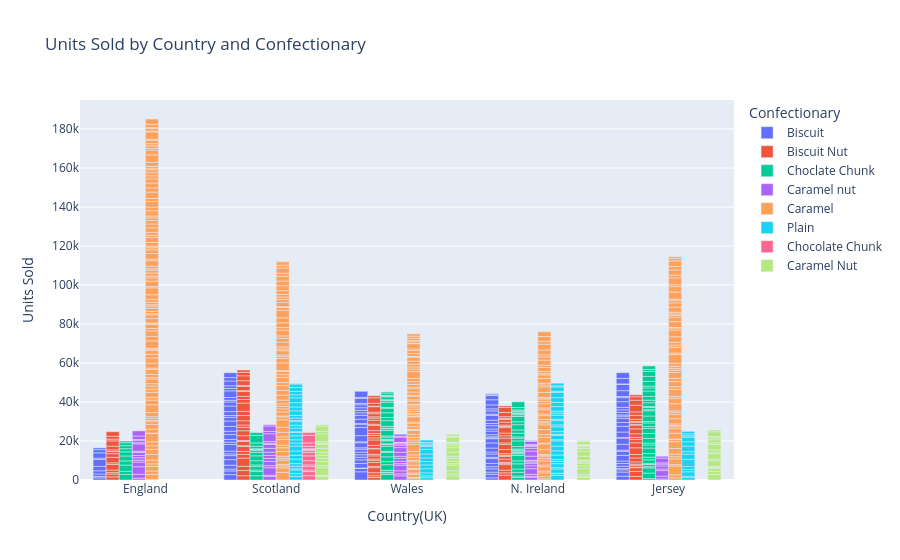

Notebook source saved alongside this figure:
### Code cell
# 7. Grouped bar chart (Units Sold)
fig = px.bar(df, x="Country(UK)", y="Units Sold", color="Confectionary", barmode="group",
             title="Units Sold by Country and Confectionary")
fig.show()

### Figure 1 — Plotly figure (JSON) as saved in the notebook; plotly's stock layout.template omitted (floating-point values rounded to 4 significant figures; data arrays with more than 128 entries replaced by an {"elided": "..."} marker saying what was removed)
{"data": [{"alignmentgroup": "True", "hovertemplate": "Confectionary=Biscuit<br>Country(UK)=%{x}<br>Units Sold=%{y}<extra></extra>", "legendgroup": "Biscuit", "marker": {"color": "#636efa", "pattern": {"shape": ""}}, "name": "Biscuit", "offsetgroup": "Biscuit", "orientation": "v", "showlegend": true, "textposition": "auto", "type": "bar", "x": ["England", "England", "England", "England", "England", "England", "England", "England", "England", "England", "Scotland", "Scotland", "Scotland", "Scotland", "Scotland", "Scotland", "Scotland", "Scotland", "Scotland", "Scotland", "Scotland", "Scotland", "Scotland", "Scotland", "Wales", "Wales", "Wales", "Wales", "Wales", "Wales", "Wales", "Wales", "Wales", "Wales", "Wales", "Wales", "Wales", "N. Ireland", "N. Ireland", "N. Ireland", "N. Ireland", "N. Ireland", "N. Ireland", "N. Ireland", "N. Ireland", "N. Ireland", "N. Ireland", "N. Ireland", "N. Ireland", "N. Ireland", "N. Ireland", "N. Ireland", "Jersey", "Jersey", "Jersey", "Jersey", "Jersey", "Jersey", "Jersey", "Jersey", "Jersey", "Jersey", "Jersey", "Jersey", "Jersey", "Jersey", "Jersey", "Scotland", "Scotland", "Scotland", "Scotland", "Scotland", "Scotland", "Scotland", "Scotland", "Scotland", "Scotland", "Scotland", "Scotland", "Scotland", "Scotland", "Wales", "Wales", "Wales", "Wales", "Wales", "Wales", "Wales", "Wales", "Wales", "Wales", "Wales", "Wales", "Wales", "N. Ireland", "N. Ireland", "N. Ireland", "N. Ireland", "N. Ireland", "N. Ireland", "N. Ireland", "N. Ireland", "N. Ireland", "N. Ireland", "N. Ireland", "N. Ireland", "N. Ireland", "N. Ireland", "N. Ireland", "Jersey", "Jersey", "Jersey", "Jersey", "Jersey", "Jersey", "Jersey", "Jersey", "Jersey", "Jersey", "Jersey", "Jersey", "Jersey", "Jersey", "Jersey"], "xaxis": "x", "y": [1118.0, 708.0, 1269.0, 1631.0, 2240.0, 3521.0, 707.0, 2734.0, 1659.0, 888.0, 2750.0, 1899.0, 941.0, 1988.0, 2876.0, 2072.0, 853.0, 1433.0, 3422.0, 1190.0, 1393.0, 2475.0, 1731.0, 2475.0, 4220.0, 1686.0, 259.0, 2276.0, 1907.0, 1350.0, 1250.0, 1366.0, 1520.0, 711.0, 2574.0, 472.0, 3165.0, 1101.0, 1865.0, 1074.0, 1683.0, 1123.0, 1679.0, 2460.0, 635.0, 1694.0, 1038.0, 2039.0, 2629.0, 2157.0, 410.0, 546.0, 1953.0, 2141.0, 1143.0, 615.0, 1236.0, 1372.0, 1282.0, 2907.0, 2071.0, 579.0, 2993.0, 3200.0, 270.0, 2844.0, 2914.0, 2750.0, 1899.0, 941.0, 1988.0, 2876.0, 2072.0, 853.0, 1433.0, 3422.0, 1190.0, 1393.0, 2475.0, 1731.0, 2475.0, 4220.0, 1686.0, 259.0, 2276.0, 1907.0, 1350.0, 1250.0, 1366.0, 1520.0, 711.0, 2574.0, 472.0, 3165.0, 1101.0, 1865.0, 1074.0, 1683.0, 1123.0, 1679.0, 2460.0, 635.0, 1694.0, 1038.0, 2039.0, 2629.0, 2157.0, 410.0, 546.0, 1953.0, 2141.0, 1143.0, 615.0, 1236.0, 1372.0, 1282.0, 2907.0, 2071.0, 579.0, 2993.0, 3200.0, 270.0, 2844.0, 2914.0], "yaxis": "y"}, {"alignmentgroup": "True", "hovertemplate": "Confectionary=Biscuit Nut<br>Country(UK)=%{x}<br>Units Sold=%{y}<extra></extra>", "legendgroup": "Biscuit Nut", "marker": {"color": "#EF553B", "pattern": {"shape": ""}}, "name": "Biscuit Nut", "offsetgroup": "Biscuit Nut", "orientation": "v", "showlegend": true, "textposition": "auto", "type": "bar", "x": ["England", "England", "England", "England", "England", "England", "England", "England", "England", "England", "England", "England", "England", "England", "England", "Scotland", "Scotland", "Scotland", "Scotland", "Scotland", "Scotland", "Scotland", "Scotland", "Scotland", "Scotland", "Scotland", "Scotland", "Scotland", "Scotland", "Wales", "Wales", "Wales", "Wales", "Wales", "Wales", "Wales", "Wales", "Wales", "Wales", "Wales", "Wales", "Wales", "Wales", "Wales", "N. Ireland", "N. Ireland", "N. Ireland", "N. Ireland", "N. Ireland", "N. Ireland", "N. Ireland", "N. Ireland", "N. Ireland", "N. Ireland", "N. Ireland", "N. Ireland", "N. Ireland", "Jersey", "Jersey", "Jersey", "Jersey", "Jersey", "Jersey", "Jersey", "Jersey", "Jersey", "Jersey", "Jersey", "Jersey", "Jersey", "Scotland", "Scotland", "Scotland", "Scotland", "Scotland", "Scotland", "Scotland", "Scotland", "Scotland", "Scotland", "Scotland", "Scotland", "Scotland", "Scotland", "Wales", "Wales", "Wales", "Wales", "Wales", "Wales", "Wales", "Wales", "Wales", "Wales", "Wales", "Wales", "Wales", "Wales", "Wales", "N. Ireland", "N. Ireland", "N. Ireland", "N. Ireland", "N. Ireland", "N. Ireland", "N. Ireland", "N. Ireland", "N. Ireland", "N. Ireland", "N. Ireland", "N. Ireland", "N. Ireland", "Jersey", "Jersey", "Jersey", "Jersey", "Jersey", "Jersey", "Jersey", "Jersey", "Jersey", "Jersey", "Jersey", "Jersey", "Jersey"], "xaxis": "x", "y": [1619.0, 1445.0, 743.0, 1295.0, 2852.0, 831.0, 2844.0, 1884.0, 1094.0, 819.0, 1937.0, 2689.0, 923.0, 1496.0, 2300.0, 2178.0, 2671.0, 2155.0, 4244.0, 1865.0, 1563.0, 2487.0, 448.0, 2181.0, 490.0, 2441.0, 2522.0, 1790.0, 1174.0, 1321.0, 888.0, 1513.0, 2580.0, 689.0, 2021.0, 1116.0, 663.0, 1580.0, 792.0, 2811.0, 280.0, 1513.0, 2767.0, 1085.0, 2470.0, 1210.0, 1397.0, 2791.0, 562.0, 727.0, 1540.0, 1362.0, 521.0, 886.0, 2156.0, 2579.0, 801.0, 1858.0, 2529.0, 1947.0, 274.0, 991.0, 570.0, 1118.0, 2030.0, 1761.0, 3446.0, 2567.0, 1743.0, 1010.0, 2178.0, 2671.0, 2155.0, 4244.0, 1865.0, 1563.0, 2487.0, 448.0, 2181.0, 490.0, 2441.0, 2522.0, 1790.0, 1174.0, 1321.0, 888.0, 1513.0, 2580.0, 689.0, 2021.0, 1116.0, 663.0, 1580.0, 792.0, 2811.0, 280.0, 1513.0, 2767.0, 1085.0, 2470.0, 1210.0, 1397.0, 2791.0, 562.0, 727.0, 1540.0, 1362.0, 521.0, 886.0, 2156.0, 2579.0, 801.0, 1858.0, 2529.0, 1947.0, 274.0, 991.0, 570.0, 1118.0, 2030.0, 1761.0, 3446.0, 2567.0, 1743.0, 1010.0], "yaxis": "y"}, {"alignmentgroup": "True", "hovertemplate": "Confectionary=Choclate Chunk<br>Country(UK)=%{x}<br>Units Sold=%{y}<extra></extra>", "legendgroup": "Choclate Chunk", "marker": {"color": "#00cc96", "pattern": {"shape": ""}}, "name": "Choclate Chunk", "offsetgroup": "Choclate Chunk", "orientation": "v", "showlegend": true, "textposition": "auto", "type": "bar", "x": {"elided": "130 str values"}, "xaxis": "x", "y": {"elided": "130 float values"}, "yaxis": "y"}, {"alignmentgroup": "True", "hovertemplate": "Confectionary=Caramel nut<br>Country(UK)=%{x}<br>Units Sold=%{y}<extra></extra>", "legendgroup": "Caramel nut", "marker": {"color": "#ab63fa", "pattern": {"shape": ""}}, "name": "Caramel nut", "offsetgroup": "Caramel nut", "orientation": "v", "showlegend": true, "textposition": "auto", "type": "bar", "x": ["England", "England", "England", "England", "England", "England", "England", "England", "England", "England", "England", "England", "England", "England", "England", "Scotland", "Scotland", "Scotland", "Scotland", "Scotland", "Scotland", "Scotland", "Scotland", "Scotland", "Scotland", "Scotland", "Scotland", "Scotland", "Scotland", "Scotland", "Scotland", "Wales", "Wales", "Wales", "Wales", "Wales", "Wales", "Wales", "Wales", "Wales", "Wales", "Wales", "Wales", "Wales", "Wales", "Wales", "Wales", "Wales", "N. Ireland", "N. Ireland", "N. Ireland", "N. Ireland", "N. Ireland", "N. Ireland", "N. Ireland", "N. Ireland", "N. Ireland", "N. Ireland", "N. Ireland", "N. Ireland", "N. Ireland", "N. Ireland", "N. Ireland", "N. Ireland", "N. Ireland", "Jersey", "Jersey", "Jersey", "Jersey", "Jersey", "Jersey", "Jersey", "Jersey", "Jersey", "Jersey", "Jersey", "Jersey", "Jersey", "Jersey", "Jersey", "Jersey", "Jersey"], "xaxis": "x", "y": [923.0, 2009.0, 3851.0, 2431.0, 952.0, 1262.0, 1135.0, 1582.0, 598.0, 3794.0, 567.0, 1269.0, 384.0, 1808.0, 2632.0, 1804.0, 639.0, 3864.0, 1055.0, 2177.0, 1579.0, 1496.0, 1659.0, 1976.0, 1967.0, 639.0, 853.0, 3998.0, 1190.0, 2826.0, 663.0, 2161.0, 1006.0, 1545.0, 2877.0, 807.0, 1250.0, 1530.0, 1001.0, 2087.0, 2338.0, 1307.0, 681.0, 510.0, 241.0, 2665.0, 472.0, 1013.0, 1493.0, 362.0, 1084.0, 2861.0, 1498.0, 1333.0, 609.0, 635.0, 245.0, 2110.0, 2628.0, 1395.0, 905.0, 604.0, 410.0, 1575.0, 500.0, 2821.0, 1566.0, 1465.0, 555.0, 602.0, 2832.0, 861.0, NaN, 547.0, 1372.0, 2907.0, 790.0, 1596.0, 986.0, 606.0, 2460.0, 914.0], "yaxis": "y"}, {"alignmentgroup": "True", "hovertemplate": "Confectionary=Caramel<br>Country(UK)=%{x}<br>Units Sold=%{y}<extra></extra>", "legendgroup": "Caramel", "marker": {"color": "#FFA15A", "pattern": {"shape": ""}}, "name": "Caramel", "offsetgroup": "Caramel", "orientation": "v", "showlegend": true, "textposition": "auto", "type": "bar", "x": {"elided": "345 str values"}, "xaxis": "x", "y": {"elided": "345 float values"}, "yaxis": "y"}, {"alignmentgroup": "True", "hovertemplate": "Confectionary=Plain<br>Country(UK)=%{x}<br>Units Sold=%{y}<extra></extra>", "legendgroup": "Plain", "marker": {"color": "#19d3f3", "pattern": {"shape": ""}}, "name": "Plain", "offsetgroup": "Plain", "orientation": "v", "showlegend": true, "textposition": "auto", "type": "bar", "x": ["Scotland", "Scotland", "Scotland", "Scotland", "Scotland", "Scotland", "Scotland", "Scotland", "Scotland", "Scotland", "Scotland", "Scotland", "Scotland", "Scotland", "Scotland", "Wales", "Wales", "Wales", "Wales", "Wales", "Wales", "Wales", "Wales", "Wales", "Wales", "Wales", "Wales", "Wales", "N. Ireland", "N. Ireland", "N. Ireland", "N. Ireland", "N. Ireland", "N. Ireland", "N. Ireland", "N. Ireland", "N. Ireland", "N. Ireland", "N. Ireland", "N. Ireland", "N. Ireland", "N. Ireland", "N. Ireland", "Jersey", "Jersey", "Jersey", "Jersey", "Jersey", "Jersey", "Jersey", "Jersey", "Jersey", "Jersey", "Jersey", "Jersey", "Jersey", "Scotland", "Scotland", "Scotland", "Scotland", "Scotland", "Scotland", "Scotland", "Scotland", "Scotland", "Scotland", "Scotland", "Scotland", "Scotland", "Scotland", "Scotland", "Wales", "Wales", "Wales", "Wales", "Wales", "Wales", "Wales", "Wales", "Wales", "Wales", "Wales", "Wales", "Wales", "N. Ireland", "N. Ireland", "N. Ireland", "N. Ireland", "N. Ireland", "N. Ireland", "N. Ireland", "N. Ireland", "N. Ireland", "N. Ireland", "N. Ireland", "N. Ireland", "N. Ireland", "N. Ireland", "N. Ireland", "Jersey", "Jersey", "Jersey", "Jersey", "Jersey", "Jersey", "Jersey", "Jersey", "Jersey", "Jersey", "Jersey", "Jersey", "Jersey"], "xaxis": "x", "y": [1899.0, 1376.0, 1901.0, 544.0, 1287.0, 1385.0, 2342.0, 1976.0, 2181.0, 2501.0, 1562.0, 1666.0, 2072.0, 1773.0, 293.0, 921.0, 1545.0, 2146.0, 1958.0, 1706.0, 1859.0, 2021.0, 2342.0, 1460.0, 645.0, 711.0, NaN, 1199.0, 2470.0, 958.0, 2214.0, 690.0, 2031.0, 1138.0, 980.0, 2340.0, 2157.0, 2420.0, 2661.0, 604.0, 2255.0, 546.0, 1368.0, 615.0, 2301.0, 1142.0, 1566.0, 3627.0, 2723.0, 1282.0, 2797.0, 2328.0, 2313.0, 677.0, NaN, 1298.0, 1899.0, 1376.0, 1901.0, 544.0, 1287.0, 1385.0, 2342.0, 1976.0, 2181.0, 2501.0, 1562.0, 1666.0, 2072.0, 1773.0, 293.0, 921.0, 1545.0, 2146.0, 1958.0, 1706.0, 1859.0, 2021.0, 2342.0, 1460.0, 645.0, 711.0, 766.0, 1199.0, 2470.0, 958.0, 2214.0, 690.0, 2031.0, 1138.0, 980.0, 2340.0, 2157.0, 2420.0, 2661.0, 604.0, 2255.0, 546.0, 1368.0, 615.0, 2301.0, 1142.0, 1566.0, 3627.0, 2723.0, 1282.0, 2797.0, 2328.0, 2313.0, 677.0, 983.0, 1298.0], "yaxis": "y"}, {"alignmentgroup": "True", "hovertemplate": "Confectionary=Chocolate Chunk<br>Country(UK)=%{x}<br>Units Sold=%{y}<extra></extra>", "legendgroup": "Chocolate Chunk", "marker": {"color": "#FF6692", "pattern": {"shape": ""}}, "name": "Chocolate Chunk", "offsetgroup": "Chocolate Chunk", "orientation": "v", "showlegend": true, "textposition": "auto", "type": "bar", "x": ["Scotland", "Scotland", "Scotland", "Scotland", "Scotland", "Scotland", "Scotland", "Scotland", "Scotland", "Scotland", "Scotland", "Scotland", "Scotland", "Scotland", "Scotland", "Scotland"], "xaxis": "x", "y": [2178.0, 2151.0, 787.0, 1744.0, 866.0, 2177.0, 2487.0, 1739.0, 959.0, 575.0, 381.0, 1227.0, 1734.0, 3875.0, 1491.0, 293.0], "yaxis": "y"}, {"alignmentgroup": "True", "hovertemplate": "Confectionary=Caramel Nut<br>Country(UK)=%{x}<br>Units Sold=%{y}<extra></extra>", "legendgroup": "Caramel Nut", "marker": {"color": "#B6E880", "pattern": {"shape": ""}}, "name": "Caramel Nut", "offsetgroup": "Caramel Nut", "orientation": "v", "showlegend": true, "textposition": "auto", "type": "bar", "x": ["Scotland", "Scotland", "Scotland", "Scotland", "Scotland", "Scotland", "Scotland", "Scotland", "Scotland", "Scotland", "Scotland", "Scotland", "Scotland", "Scotland", "Scotland", "Scotland", "Wales", "Wales", "Wales", "Wales", "Wales", "Wales", "Wales", "Wales", "Wales", "Wales", "Wales", "Wales", "Wales", "Wales", "Wales", "Wales", "Wales", "N. Ireland", "N. Ireland", "N. Ireland", "N. Ireland", "N. Ireland", "N. Ireland", "N. Ireland", "N. Ireland", "N. Ireland", "N. Ireland", "N. Ireland", "N. Ireland", "N. Ireland", "N. Ireland", "N. Ireland", "N. Ireland", "N. Ireland", "Jersey", "Jersey", "Jersey", "Jersey", "Jersey", "Jersey", "Jersey", "Jersey", "Jersey", "Jersey", "Jersey", "Jersey", "Jersey", "Jersey", "Jersey", "Jersey", "Jersey"], "xaxis": "x", "y": [1804.0, 639.0, 3864.0, 1055.0, 2177.0, 1579.0, 1496.0, 1659.0, 1976.0, 1967.0, 639.0, 853.0, 3998.0, 1190.0, 2826.0, 663.0, 2161.0, 1006.0, 1545.0, 2877.0, 807.0, 1250.0, 1530.0, 1001.0, 2087.0, 2338.0, 1307.0, 681.0, 510.0, 241.0, 2665.0, 472.0, 1013.0, 1493.0, 362.0, 1084.0, 2861.0, 1498.0, 1333.0, 609.0, 635.0, 245.0, 2110.0, 2628.0, 1395.0, 905.0, 604.0, 410.0, 1575.0, 500.0, 2821.0, 1566.0, 1465.0, 555.0, 602.0, 2832.0, 861.0, 2755.0, 547.0, 1372.0, 2907.0, 790.0, 1596.0, 986.0, 606.0, 2460.0, 914.0], "yaxis": "y"}], "layout": {"autosize": true, "barmode": "group", "legend": {"title": {"text": "Confectionary"}, "tracegroupgap": 0}, "title": {"text": "Units Sold by Country and Confectionary"}, "xaxis": {"anchor": "y", "autorange": true, "domain": [0, 1], "range": [-0.5, 4.5], "title": {"text": "Country(UK)"}, "type": "category"}, "yaxis": {"anchor": "x", "autorange": true, "domain": [0, 1], "range": [0, 194900.0], "title": {"text": "Units Sold"}, "type": "linear"}}}
